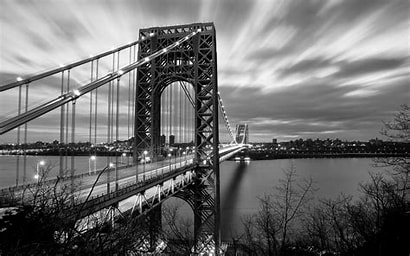
#> input picture codes/Spatial-Mean-Filter/bridge.jpeg, 410 x 256 px
$ jupyter execute spatial_mean_filter.ipynb
#> lines starting #> are read from the running program, lines starting #| are printed output that depends on the picture
[cell 1]
image_grid = [
    [104, 100, 108],
    [99, 106, 98],
    [95, 90, 85],
]

[cell 2]
def getMask(n):
  mask = [[ 1/(n*n) for _ in range(n)] for _ in range(n)]
  return mask

# for n=3
# [ [1/9, 1/9, 1/9],
#   [1/9, 1/9, 1/9],
#   [1/9, 1/9, 1/9] ]

[cell 3]
mask = getMask(3)

[cell 4]
def apply_mean_filter(grid, mask):
  m,n = len(grid), len(grid[0])
  mask_size = len(mask)

  # expanding the image
  new_m = m + (mask_size - 1)
  new_n = n + (mask_size - 1)
  padding = mask_size // 2 # integer division

  expanded_grid = [[0 for _ in range(new_n)] for _ in range(new_m) ] # will contain copy of previous
  # output_grid = [[0 for _ in range(new_n)] for _ in range(new_m) ] # will contain the final filtered image
  final_grid = [[0 for _ in range(n)] for _ in range(m) ] # reduced image for original image size

  # copy into expanded image
  for i in range(m):
    for j in range(n):
      expanded_grid[i+padding][j+padding] = grid[i][j]

  # applying filter
  for i in range(padding , (new_m-padding)):
    for j in range(padding, (new_n-padding)):
      temp = 0
      for s in range(-padding , padding+1):
        for t in range(-padding , padding+1):
          temp += mask[s+padding][t+padding] * expanded_grid[i+s][j+t]

      final_grid[i-padding][j-padding] = int(temp)

  return final_grid

[cell 5]
apply_mean_filter(image_grid, mask)

[cell 6]
from PIL import Image
import numpy as np

def image_to_grid(image):
    return np.array(image).tolist()

def grid_to_image(grid):
    array = np.array(grid, dtype=np.uint8)  # Convert grid to uint8 numpy array
    return Image.fromarray(array)

def apply_filter_to_image(image_path, output_path):
#> called with image_path = 'bridge.jpeg', output_path = 'filtered_image.jpg'
    image = Image.open(image_path).convert("L")  # Convert to grayscale
    grid = image_to_grid(image)  # Convert image to 2D grid
#> grid = 256 items

    mask = getMask(3)  # Use the mean filter mask (3x3)
    filtered_grid = apply_mean_filter(grid, mask)
#> filtered_grid = 256 items

    filtered_image = grid_to_image(filtered_grid)
#> in grid_to_image, `array = np.array(grid, dtype=np.uint8)`:
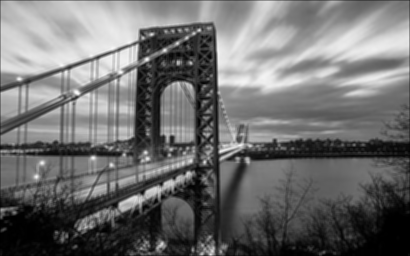
#> array: shape (256, 410); min 0, max 251, mean 110.7

    filtered_image.save(output_path)
    # filtered_image.show()s
